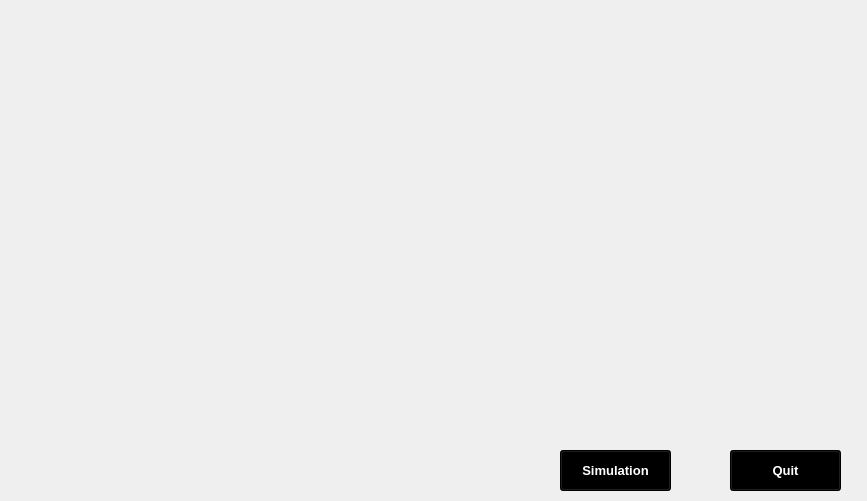
<?xml version="1.0" encoding="UTF-8"?>
<ui version="4.0">
 <class>MainOBD</class>
 <widget class="QMainWindow" name="MainOBD">
  <property name="geometry">
   <rect>
    <x>0</x>
    <y>0</y>
    <width>867</width>
    <height>501</height>
   </rect>
  </property>
  <property name="windowTitle">
   <string>OBDII CAN SIMULATOR V1.0.0</string>
  </property>
  <property name="layoutDirection">
   <enum>Qt::RightToLeft</enum>
  </property>
  <widget class="QWidget" name="centralwidget">
   <widget class="QLabel" name="introlabel">
    <property name="geometry">
     <rect>
      <x>0</x>
      <y>0</y>
      <width>871</width>
      <height>511</height>
     </rect>
    </property>
    <property name="minimumSize">
     <size>
      <width>0</width>
      <height>0</height>
     </size>
    </property>
    <property name="layoutDirection">
     <enum>Qt::RightToLeft</enum>
    </property>
    <property name="text">
     <string/>
    </property>
    <property name="pixmap">
     <pixmap resource="images.qrc">:/icons/canva-photo-editor.png</pixmap>
    </property>
    <property name="scaledContents">
     <bool>false</bool>
    </property>
    <property name="alignment">
     <set>Qt::AlignBottom|Qt::AlignJustify</set>
    </property>
   </widget>
   <widget class="QPushButton" name="simbtn">
    <property name="geometry">
     <rect>
      <x>560</x>
      <y>450</y>
      <width>111</width>
      <height>41</height>
     </rect>
    </property>
    <property name="palette">
     <palette>
      <active>
       <colorrole role="WindowText">
        <brush brushstyle="SolidPattern">
         <color alpha="255">
          <red>255</red>
          <green>255</green>
          <blue>255</blue>
         </color>
        </brush>
       </colorrole>
       <colorrole role="Button">
        <brush brushstyle="SolidPattern">
         <color alpha="255">
          <red>0</red>
          <green>0</green>
          <blue>0</blue>
         </color>
        </brush>
       </colorrole>
       <colorrole role="Light">
        <brush brushstyle="SolidPattern">
         <color alpha="255">
          <red>0</red>
          <green>0</green>
          <blue>0</blue>
         </color>
        </brush>
       </colorrole>
       <colorrole role="Midlight">
        <brush brushstyle="SolidPattern">
         <color alpha="255">
          <red>0</red>
          <green>0</green>
          <blue>0</blue>
         </color>
        </brush>
       </colorrole>
       <colorrole role="Dark">
        <brush brushstyle="SolidPattern">
         <color alpha="255">
          <red>0</red>
          <green>0</green>
          <blue>0</blue>
         </color>
        </brush>
       </colorrole>
       <colorrole role="Mid">
        <brush brushstyle="SolidPattern">
         <color alpha="255">
          <red>0</red>
          <green>0</green>
          <blue>0</blue>
         </color>
        </brush>
       </colorrole>
       <colorrole role="Text">
        <brush brushstyle="SolidPattern">
         <color alpha="255">
          <red>255</red>
          <green>255</green>
          <blue>255</blue>
         </color>
        </brush>
       </colorrole>
       <colorrole role="BrightText">
        <brush brushstyle="SolidPattern">
         <color alpha="255">
          <red>255</red>
          <green>255</green>
          <blue>255</blue>
         </color>
        </brush>
       </colorrole>
       <colorrole role="ButtonText">
        <brush brushstyle="SolidPattern">
         <color alpha="255">
          <red>255</red>
          <green>255</green>
          <blue>255</blue>
         </color>
        </brush>
       </colorrole>
       <colorrole role="Base">
        <brush brushstyle="SolidPattern">
         <color alpha="255">
          <red>0</red>
          <green>0</green>
          <blue>0</blue>
         </color>
        </brush>
       </colorrole>
       <colorrole role="Window">
        <brush brushstyle="SolidPattern">
         <color alpha="255">
          <red>0</red>
          <green>0</green>
          <blue>0</blue>
         </color>
        </brush>
       </colorrole>
       <colorrole role="Shadow">
        <brush brushstyle="SolidPattern">
         <color alpha="255">
          <red>0</red>
          <green>0</green>
          <blue>0</blue>
         </color>
        </brush>
       </colorrole>
       <colorrole role="AlternateBase">
        <brush brushstyle="SolidPattern">
         <color alpha="255">
          <red>0</red>
          <green>0</green>
          <blue>0</blue>
         </color>
        </brush>
       </colorrole>
       <colorrole role="ToolTipBase">
        <brush brushstyle="SolidPattern">
         <color alpha="255">
          <red>255</red>
          <green>255</green>
          <blue>220</blue>
         </color>
        </brush>
       </colorrole>
       <colorrole role="ToolTipText">
        <brush brushstyle="SolidPattern">
         <color alpha="255">
          <red>0</red>
          <green>0</green>
          <blue>0</blue>
         </color>
        </brush>
       </colorrole>
       <colorrole role="PlaceholderText">
        <brush brushstyle="SolidPattern">
         <color alpha="128">
          <red>255</red>
          <green>255</green>
          <blue>255</blue>
         </color>
        </brush>
       </colorrole>
      </active>
      <inactive>
       <colorrole role="WindowText">
        <brush brushstyle="SolidPattern">
         <color alpha="255">
          <red>255</red>
          <green>255</green>
          <blue>255</blue>
         </color>
        </brush>
       </colorrole>
       <colorrole role="Button">
        <brush brushstyle="SolidPattern">
         <color alpha="255">
          <red>0</red>
          <green>0</green>
          <blue>0</blue>
         </color>
        </brush>
       </colorrole>
       <colorrole role="Light">
        <brush brushstyle="SolidPattern">
         <color alpha="255">
          <red>0</red>
          <green>0</green>
          <blue>0</blue>
         </color>
        </brush>
       </colorrole>
       <colorrole role="Midlight">
        <brush brushstyle="SolidPattern">
         <color alpha="255">
          <red>0</red>
          <green>0</green>
          <blue>0</blue>
         </color>
        </brush>
       </colorrole>
       <colorrole role="Dark">
        <brush brushstyle="SolidPattern">
         <color alpha="255">
          <red>0</red>
          <green>0</green>
          <blue>0</blue>
         </color>
        </brush>
       </colorrole>
       <colorrole role="Mid">
        <brush brushstyle="SolidPattern">
         <color alpha="255">
          <red>0</red>
          <green>0</green>
          <blue>0</blue>
         </color>
        </brush>
       </colorrole>
       <colorrole role="Text">
        <brush brushstyle="SolidPattern">
         <color alpha="255">
          <red>255</red>
          <green>255</green>
          <blue>255</blue>
         </color>
        </brush>
       </colorrole>
       <colorrole role="BrightText">
        <brush brushstyle="SolidPattern">
         <color alpha="255">
          <red>255</red>
          <green>255</green>
          <blue>255</blue>
         </color>
        </brush>
       </colorrole>
       <colorrole role="ButtonText">
        <brush brushstyle="SolidPattern">
         <color alpha="255">
          <red>255</red>
          <green>255</green>
          <blue>255</blue>
         </color>
        </brush>
       </colorrole>
       <colorrole role="Base">
        <brush brushstyle="SolidPattern">
         <color alpha="255">
          <red>0</red>
          <green>0</green>
          <blue>0</blue>
         </color>
        </brush>
       </colorrole>
       <colorrole role="Window">
        <brush brushstyle="SolidPattern">
         <color alpha="255">
          <red>0</red>
          <green>0</green>
          <blue>0</blue>
         </color>
        </brush>
       </colorrole>
       <colorrole role="Shadow">
        <brush brushstyle="SolidPattern">
         <color alpha="255">
          <red>0</red>
          <green>0</green>
          <blue>0</blue>
         </color>
        </brush>
       </colorrole>
       <colorrole role="AlternateBase">
        <brush brushstyle="SolidPattern">
         <color alpha="255">
          <red>0</red>
          <green>0</green>
          <blue>0</blue>
         </color>
        </brush>
       </colorrole>
       <colorrole role="ToolTipBase">
        <brush brushstyle="SolidPattern">
         <color alpha="255">
          <red>255</red>
          <green>255</green>
          <blue>220</blue>
         </color>
        </brush>
       </colorrole>
       <colorrole role="ToolTipText">
        <brush brushstyle="SolidPattern">
         <color alpha="255">
          <red>0</red>
          <green>0</green>
          <blue>0</blue>
         </color>
        </brush>
       </colorrole>
       <colorrole role="PlaceholderText">
        <brush brushstyle="SolidPattern">
         <color alpha="128">
          <red>255</red>
          <green>255</green>
          <blue>255</blue>
         </color>
        </brush>
       </colorrole>
      </inactive>
      <disabled>
       <colorrole role="WindowText">
        <brush brushstyle="SolidPattern">
         <color alpha="255">
          <red>0</red>
          <green>0</green>
          <blue>0</blue>
         </color>
        </brush>
       </colorrole>
       <colorrole role="Button">
        <brush brushstyle="SolidPattern">
         <color alpha="255">
          <red>0</red>
          <green>0</green>
          <blue>0</blue>
         </color>
        </brush>
       </colorrole>
       <colorrole role="Light">
        <brush brushstyle="SolidPattern">
         <color alpha="255">
          <red>0</red>
          <green>0</green>
          <blue>0</blue>
         </color>
        </brush>
       </colorrole>
       <colorrole role="Midlight">
        <brush brushstyle="SolidPattern">
         <color alpha="255">
          <red>0</red>
          <green>0</green>
          <blue>0</blue>
         </color>
        </brush>
       </colorrole>
       <colorrole role="Dark">
        <brush brushstyle="SolidPattern">
         <color alpha="255">
          <red>0</red>
          <green>0</green>
          <blue>0</blue>
         </color>
        </brush>
       </colorrole>
       <colorrole role="Mid">
        <brush brushstyle="SolidPattern">
         <color alpha="255">
          <red>0</red>
          <green>0</green>
          <blue>0</blue>
         </color>
        </brush>
       </colorrole>
       <colorrole role="Text">
        <brush brushstyle="SolidPattern">
         <color alpha="255">
          <red>0</red>
          <green>0</green>
          <blue>0</blue>
         </color>
        </brush>
       </colorrole>
       <colorrole role="BrightText">
        <brush brushstyle="SolidPattern">
         <color alpha="255">
          <red>255</red>
          <green>255</green>
          <blue>255</blue>
         </color>
        </brush>
       </colorrole>
       <colorrole role="ButtonText">
        <brush brushstyle="SolidPattern">
         <color alpha="255">
          <red>0</red>
          <green>0</green>
          <blue>0</blue>
         </color>
        </brush>
       </colorrole>
       <colorrole role="Base">
        <brush brushstyle="SolidPattern">
         <color alpha="255">
          <red>0</red>
          <green>0</green>
          <blue>0</blue>
         </color>
        </brush>
       </colorrole>
       <colorrole role="Window">
        <brush brushstyle="SolidPattern">
         <color alpha="255">
          <red>0</red>
          <green>0</green>
          <blue>0</blue>
         </color>
        </brush>
       </colorrole>
       <colorrole role="Shadow">
        <brush brushstyle="SolidPattern">
         <color alpha="255">
          <red>0</red>
          <green>0</green>
          <blue>0</blue>
         </color>
        </brush>
       </colorrole>
       <colorrole role="AlternateBase">
        <brush brushstyle="SolidPattern">
         <color alpha="255">
          <red>0</red>
          <green>0</green>
          <blue>0</blue>
         </color>
        </brush>
       </colorrole>
       <colorrole role="ToolTipBase">
        <brush brushstyle="SolidPattern">
         <color alpha="255">
          <red>255</red>
          <green>255</green>
          <blue>220</blue>
         </color>
        </brush>
       </colorrole>
       <colorrole role="ToolTipText">
        <brush brushstyle="SolidPattern">
         <color alpha="255">
          <red>0</red>
          <green>0</green>
          <blue>0</blue>
         </color>
        </brush>
       </colorrole>
       <colorrole role="PlaceholderText">
        <brush brushstyle="SolidPattern">
         <color alpha="128">
          <red>255</red>
          <green>255</green>
          <blue>255</blue>
         </color>
        </brush>
       </colorrole>
      </disabled>
     </palette>
    </property>
    <property name="font">
     <font>
      <pointsize>10</pointsize>
      <weight>75</weight>
      <bold>true</bold>
     </font>
    </property>
    <property name="text">
     <string>Simulation</string>
    </property>
   </widget>
   <widget class="QPushButton" name="quitbtn">
    <property name="geometry">
     <rect>
      <x>730</x>
      <y>450</y>
      <width>111</width>
      <height>41</height>
     </rect>
    </property>
    <property name="palette">
     <palette>
      <active>
       <colorrole role="WindowText">
        <brush brushstyle="SolidPattern">
         <color alpha="255">
          <red>255</red>
          <green>255</green>
          <blue>255</blue>
         </color>
        </brush>
       </colorrole>
       <colorrole role="Button">
        <brush brushstyle="SolidPattern">
         <color alpha="255">
          <red>0</red>
          <green>0</green>
          <blue>0</blue>
         </color>
        </brush>
       </colorrole>
       <colorrole role="Light">
        <brush brushstyle="SolidPattern">
         <color alpha="255">
          <red>0</red>
          <green>0</green>
          <blue>0</blue>
         </color>
        </brush>
       </colorrole>
       <colorrole role="Midlight">
        <brush brushstyle="SolidPattern">
         <color alpha="255">
          <red>0</red>
          <green>0</green>
          <blue>0</blue>
         </color>
        </brush>
       </colorrole>
       <colorrole role="Dark">
        <brush brushstyle="SolidPattern">
         <color alpha="255">
          <red>0</red>
          <green>0</green>
          <blue>0</blue>
         </color>
        </brush>
       </colorrole>
       <colorrole role="Mid">
        <brush brushstyle="SolidPattern">
         <color alpha="255">
          <red>0</red>
          <green>0</green>
          <blue>0</blue>
         </color>
        </brush>
       </colorrole>
       <colorrole role="Text">
        <brush brushstyle="SolidPattern">
         <color alpha="255">
          <red>255</red>
          <green>255</green>
          <blue>255</blue>
         </color>
        </brush>
       </colorrole>
       <colorrole role="BrightText">
        <brush brushstyle="SolidPattern">
         <color alpha="255">
          <red>255</red>
          <green>255</green>
          <blue>255</blue>
         </color>
        </brush>
       </colorrole>
       <colorrole role="ButtonText">
        <brush brushstyle="SolidPattern">
         <color alpha="255">
          <red>255</red>
          <green>255</green>
          <blue>255</blue>
         </color>
        </brush>
       </colorrole>
       <colorrole role="Base">
        <brush brushstyle="SolidPattern">
         <color alpha="255">
          <red>0</red>
          <green>0</green>
          <blue>0</blue>
         </color>
        </brush>
       </colorrole>
       <colorrole role="Window">
        <brush brushstyle="SolidPattern">
         <color alpha="255">
          <red>0</red>
          <green>0</green>
          <blue>0</blue>
         </color>
        </brush>
       </colorrole>
       <colorrole role="Shadow">
        <brush brushstyle="SolidPattern">
         <color alpha="255">
          <red>0</red>
          <green>0</green>
          <blue>0</blue>
         </color>
        </brush>
       </colorrole>
       <colorrole role="AlternateBase">
        <brush brushstyle="SolidPattern">
         <color alpha="255">
          <red>0</red>
          <green>0</green>
          <blue>0</blue>
         </color>
        </brush>
       </colorrole>
       <colorrole role="ToolTipBase">
        <brush brushstyle="SolidPattern">
         <color alpha="255">
          <red>255</red>
          <green>255</green>
          <blue>220</blue>
         </color>
        </brush>
       </colorrole>
       <colorrole role="ToolTipText">
        <brush brushstyle="SolidPattern">
         <color alpha="255">
          <red>0</red>
          <green>0</green>
          <blue>0</blue>
         </color>
        </brush>
       </colorrole>
       <colorrole role="PlaceholderText">
        <brush brushstyle="SolidPattern">
         <color alpha="128">
          <red>255</red>
          <green>255</green>
          <blue>255</blue>
         </color>
        </brush>
       </colorrole>
      </active>
      <inactive>
       <colorrole role="WindowText">
        <brush brushstyle="SolidPattern">
         <color alpha="255">
          <red>255</red>
          <green>255</green>
          <blue>255</blue>
         </color>
        </brush>
       </colorrole>
       <colorrole role="Button">
        <brush brushstyle="SolidPattern">
         <color alpha="255">
          <red>0</red>
          <green>0</green>
          <blue>0</blue>
         </color>
        </brush>
       </colorrole>
       <colorrole role="Light">
        <brush brushstyle="SolidPattern">
         <color alpha="255">
          <red>0</red>
          <green>0</green>
          <blue>0</blue>
         </color>
        </brush>
       </colorrole>
       <colorrole role="Midlight">
        <brush brushstyle="SolidPattern">
         <color alpha="255">
          <red>0</red>
          <green>0</green>
          <blue>0</blue>
         </color>
        </brush>
       </colorrole>
       <colorrole role="Dark">
        <brush brushstyle="SolidPattern">
         <color alpha="255">
          <red>0</red>
          <green>0</green>
          <blue>0</blue>
         </color>
        </brush>
       </colorrole>
       <colorrole role="Mid">
        <brush brushstyle="SolidPattern">
         <color alpha="255">
          <red>0</red>
          <green>0</green>
          <blue>0</blue>
         </color>
        </brush>
       </colorrole>
       <colorrole role="Text">
        <brush brushstyle="SolidPattern">
         <color alpha="255">
          <red>255</red>
          <green>255</green>
          <blue>255</blue>
         </color>
        </brush>
       </colorrole>
       <colorrole role="BrightText">
        <brush brushstyle="SolidPattern">
         <color alpha="255">
          <red>255</red>
          <green>255</green>
          <blue>255</blue>
         </color>
        </brush>
       </colorrole>
       <colorrole role="ButtonText">
        <brush brushstyle="SolidPattern">
         <color alpha="255">
          <red>255</red>
          <green>255</green>
          <blue>255</blue>
         </color>
        </brush>
       </colorrole>
       <colorrole role="Base">
        <brush brushstyle="SolidPattern">
         <color alpha="255">
          <red>0</red>
          <green>0</green>
          <blue>0</blue>
         </color>
        </brush>
       </colorrole>
       <colorrole role="Window">
        <brush brushstyle="SolidPattern">
         <color alpha="255">
          <red>0</red>
          <green>0</green>
          <blue>0</blue>
         </color>
        </brush>
       </colorrole>
       <colorrole role="Shadow">
        <brush brushstyle="SolidPattern">
         <color alpha="255">
          <red>0</red>
          <green>0</green>
          <blue>0</blue>
         </color>
        </brush>
       </colorrole>
       <colorrole role="AlternateBase">
        <brush brushstyle="SolidPattern">
         <color alpha="255">
          <red>0</red>
          <green>0</green>
          <blue>0</blue>
         </color>
        </brush>
       </colorrole>
       <colorrole role="ToolTipBase">
        <brush brushstyle="SolidPattern">
         <color alpha="255">
          <red>255</red>
          <green>255</green>
          <blue>220</blue>
         </color>
        </brush>
       </colorrole>
       <colorrole role="ToolTipText">
        <brush brushstyle="SolidPattern">
         <color alpha="255">
          <red>0</red>
          <green>0</green>
          <blue>0</blue>
         </color>
        </brush>
       </colorrole>
       <colorrole role="PlaceholderText">
        <brush brushstyle="SolidPattern">
         <color alpha="128">
          <red>255</red>
          <green>255</green>
          <blue>255</blue>
         </color>
        </brush>
       </colorrole>
      </inactive>
      <disabled>
       <colorrole role="WindowText">
        <brush brushstyle="SolidPattern">
         <color alpha="255">
          <red>0</red>
          <green>0</green>
          <blue>0</blue>
         </color>
        </brush>
       </colorrole>
       <colorrole role="Button">
        <brush brushstyle="SolidPattern">
         <color alpha="255">
          <red>0</red>
          <green>0</green>
          <blue>0</blue>
         </color>
        </brush>
       </colorrole>
       <colorrole role="Light">
        <brush brushstyle="SolidPattern">
         <color alpha="255">
          <red>0</red>
          <green>0</green>
          <blue>0</blue>
         </color>
        </brush>
       </colorrole>
       <colorrole role="Midlight">
        <brush brushstyle="SolidPattern">
         <color alpha="255">
          <red>0</red>
          <green>0</green>
          <blue>0</blue>
         </color>
        </brush>
       </colorrole>
       <colorrole role="Dark">
        <brush brushstyle="SolidPattern">
         <color alpha="255">
          <red>0</red>
          <green>0</green>
          <blue>0</blue>
         </color>
        </brush>
       </colorrole>
       <colorrole role="Mid">
        <brush brushstyle="SolidPattern">
         <color alpha="255">
          <red>0</red>
          <green>0</green>
          <blue>0</blue>
         </color>
        </brush>
       </colorrole>
       <colorrole role="Text">
        <brush brushstyle="SolidPattern">
         <color alpha="255">
          <red>0</red>
          <green>0</green>
          <blue>0</blue>
         </color>
        </brush>
       </colorrole>
       <colorrole role="BrightText">
        <brush brushstyle="SolidPattern">
         <color alpha="255">
          <red>255</red>
          <green>255</green>
          <blue>255</blue>
         </color>
        </brush>
       </colorrole>
       <colorrole role="ButtonText">
        <brush brushstyle="SolidPattern">
         <color alpha="255">
          <red>0</red>
          <green>0</green>
          <blue>0</blue>
         </color>
        </brush>
       </colorrole>
       <colorrole role="Base">
        <brush brushstyle="SolidPattern">
         <color alpha="255">
          <red>0</red>
          <green>0</green>
          <blue>0</blue>
         </color>
        </brush>
       </colorrole>
       <colorrole role="Window">
        <brush brushstyle="SolidPattern">
         <color alpha="255">
          <red>0</red>
          <green>0</green>
          <blue>0</blue>
         </color>
        </brush>
       </colorrole>
       <colorrole role="Shadow">
        <brush brushstyle="SolidPattern">
         <color alpha="255">
          <red>0</red>
          <green>0</green>
          <blue>0</blue>
         </color>
        </brush>
       </colorrole>
       <colorrole role="AlternateBase">
        <brush brushstyle="SolidPattern">
         <color alpha="255">
          <red>0</red>
          <green>0</green>
          <blue>0</blue>
         </color>
        </brush>
       </colorrole>
       <colorrole role="ToolTipBase">
        <brush brushstyle="SolidPattern">
         <color alpha="255">
          <red>255</red>
          <green>255</green>
          <blue>220</blue>
         </color>
        </brush>
       </colorrole>
       <colorrole role="ToolTipText">
        <brush brushstyle="SolidPattern">
         <color alpha="255">
          <red>0</red>
          <green>0</green>
          <blue>0</blue>
         </color>
        </brush>
       </colorrole>
       <colorrole role="PlaceholderText">
        <brush brushstyle="SolidPattern">
         <color alpha="128">
          <red>255</red>
          <green>255</green>
          <blue>255</blue>
         </color>
        </brush>
       </colorrole>
      </disabled>
     </palette>
    </property>
    <property name="font">
     <font>
      <pointsize>10</pointsize>
      <weight>75</weight>
      <bold>true</bold>
     </font>
    </property>
    <property name="text">
     <string>Quit</string>
    </property>
   </widget>
   <zorder>introlabel</zorder>
   <zorder>quitbtn</zorder>
   <zorder>simbtn</zorder>
  </widget>
 </widget>
 <resources>
  <include location="images.qrc"/>
 </resources>
 <connections/>
</ui>
